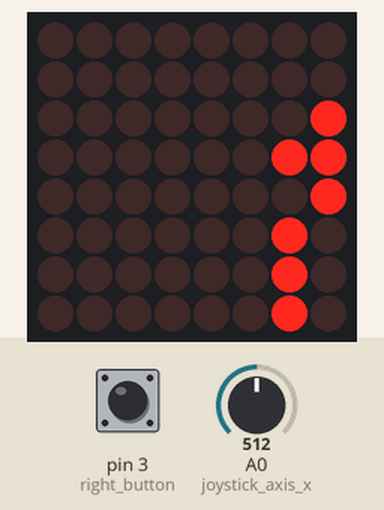
Bench run of a sketch on a simulated Arduino Uno, built with avr-gcc and run on an emulated ATmega328P. On the bench: 8×8 LED matrix. Inputs (shaded band) come from the test bench; at power-on: A0 (joystick_axis_x) = 512, pin 3 (right_button) HIGH. Random numbers use the default seed unless the sketch sets one.

Above: at 1.2 s.
1.3 s: A0 (joystick_axis_x) set to 492
At 3.4 s:
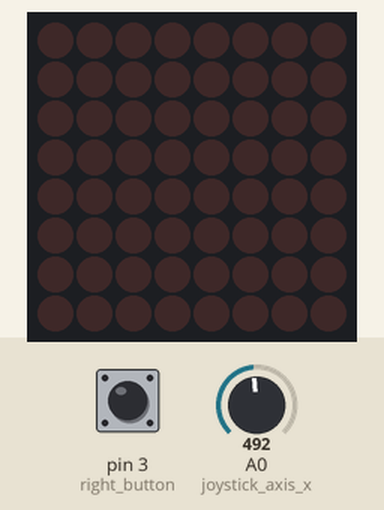
3.7 s: A0 (joystick_axis_x) set to 986
6.2 s: A0 (joystick_axis_x) set to 1006
At 9.1 s:
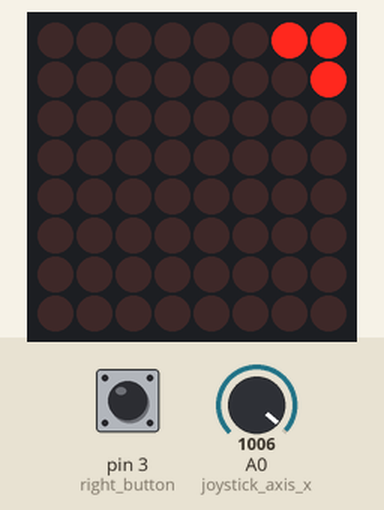
9.2 s: A0 (joystick_axis_x) set to 900
10.7 s: pin 3 (right_button) pulled LOW for 1 s
At 10.96 s:
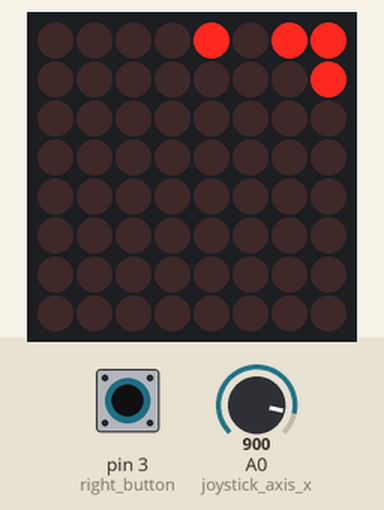
13.2 s: pin 3 (right_button) pulled LOW for 0.15 s
At 13.57 s:
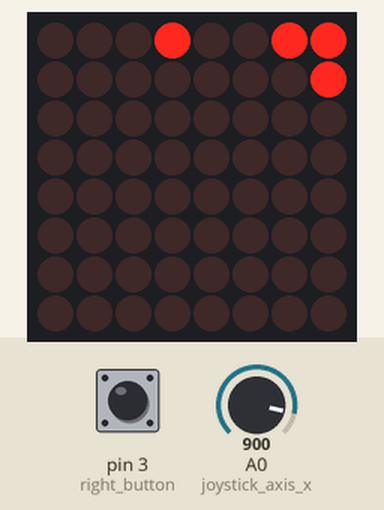
Timing chart, 0 to 16.2 s (numbered marks = the images above; inputs shaded):
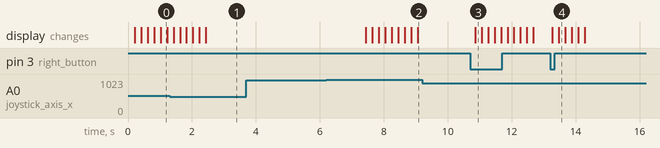

The sketch:

ass4.ino
```cpp
//We always have to include the library
#include "LedControl.h"
int up_button = 2;
int down_button = 4;
int left_button = 5;
int right_button = 3;
int start_button = 6;
int select_button = 7;
int joystick_button = 8;
int joystick_axis_x = A0;
int joystick_axis_y = A1;
int x = 3, y = 7;
int bullet[6];
int bux[6], buy[6];
int enermy[10];
int enx[10], eny[10];
int check[8][8];

LedControl lc = LedControl(11, 13, 10, 1);
/* we always wait a bit between updates of the display */
unsigned long delaytime = 100;
                /////////////////////function////////////////////////////
void drawsh() {
  lc.setLed(0, x, y, true);
  lc.setLed(0, x + 1, y, true);
  lc.setLed(0, x - 1, y, true);
  lc.setLed(0, x, y - 1, true);
}
void erassh() {
  lc.setLed(0, x, y, false);
  lc.setLed(0, x + 1, y, false);
  lc.setLed(0, x - 1, y, false);
  lc.setLed(0, x, y - 1, false);
}
void shot() {
  if (digitalRead(right_button) == LOW)
  {
    for (short i = 0 ; i < 5; i++) {
      if (!bullet[i]) {
        bullet[i] = 1;
        bux[i] = x;
        buy[i] = y - 2;
        lc.setLed(0, bux[i], buy[i] , true);
        break ;
      }
    }
  }
}
void bumove() {
  for (short i = 0 ; i < 5; i++) {
    if (bullet[i]==1) {
      lc.setLed(0, bux[i], buy[i], false);
      buy[i]--;
     lc.setLed(0, bux[i], buy[i], true);
     if(buy[i]<0)
     bullet[i] = 0;
    }
  }
}
void movment() {
  if ((map(analogRead(joystick_axis_x), 0, 1000, -1, 1)) == -1) {
    erassh();
    ++x;
    drawsh();
  }
  if ((map(analogRead(joystick_axis_x), 0, 1000, -1, 1)) == 1) {
    erassh();
    --x;
    drawsh();
  }
}
void ene(){
  for (short i = 0 ; i < 7; i++) {
      if (!enermy[i]) {
        enermy[i] = 1;
        enx[i] = random(0,9);
        eny[i] = 0;
        lc.setLed(0, enx[i], eny[i] , true);
      }
    }
  }
void enmove() {
  for (short i = 0 ; i < 7; i++) {
    if (enermy[i]==1) {
      lc.setLed(0, enx[i], eny[i], false);
      eny[i]++;
     lc.setLed(0, enx[i], eny[i], true);
     if(buy[i]>8)
     enermy[i] = 0;
    }
  }
}

void setup() {
  randomSeed(analogRead(0));
  lc.shutdown(0, false);
  /* Set the brightness to a medium values */
  lc.setIntensity(0, 8);
  /* and clear the display */
  lc.clearDisplay(0);
  drawsh();
  ene();
}
void loop() {
  movment();
  shot();
  bumove();
  enmove();
  delay(200);
}
```

Measured:
- the behaviour switches between 500 and 499 on A0 (joystick_axis_x) (found by bisection; images 0 and 1)
- the behaviour switches between 999 and 1000 on A0 (joystick_axis_x) (found by bisection; images 1 and 2)
- after the input at 3.7 s, every drawn part: stays the same
- after the input at 6.2 s, the display: first changes after 1.2 s (image 2 shows a later state)
- after the input at 9.2 s, every drawn part: stays the same
- after the input at 10.7 s, the display: changes after 0.16 s (image 3)
- after the input at 13.2 s, the display: first changes after 0.07 s (image 4 shows a later state)
